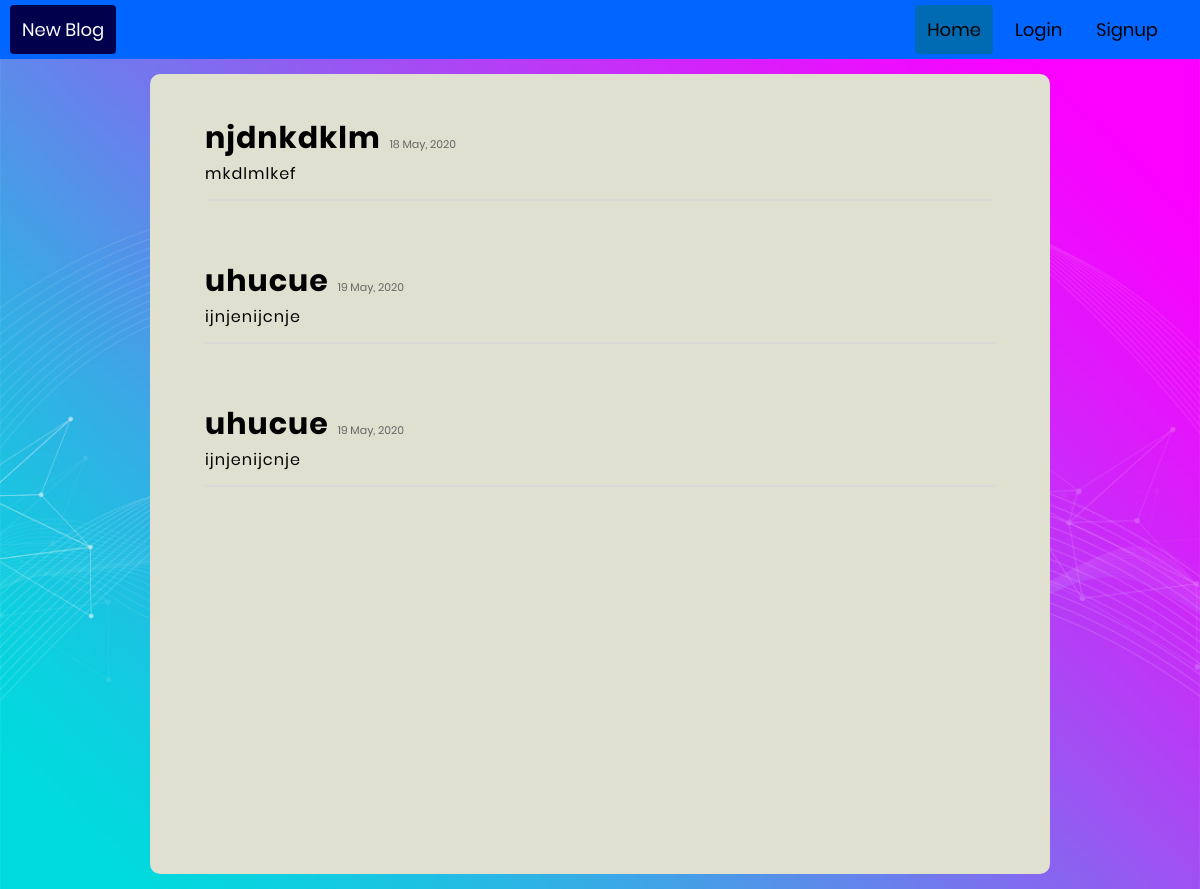
Page /blog/ on the earlier database version.
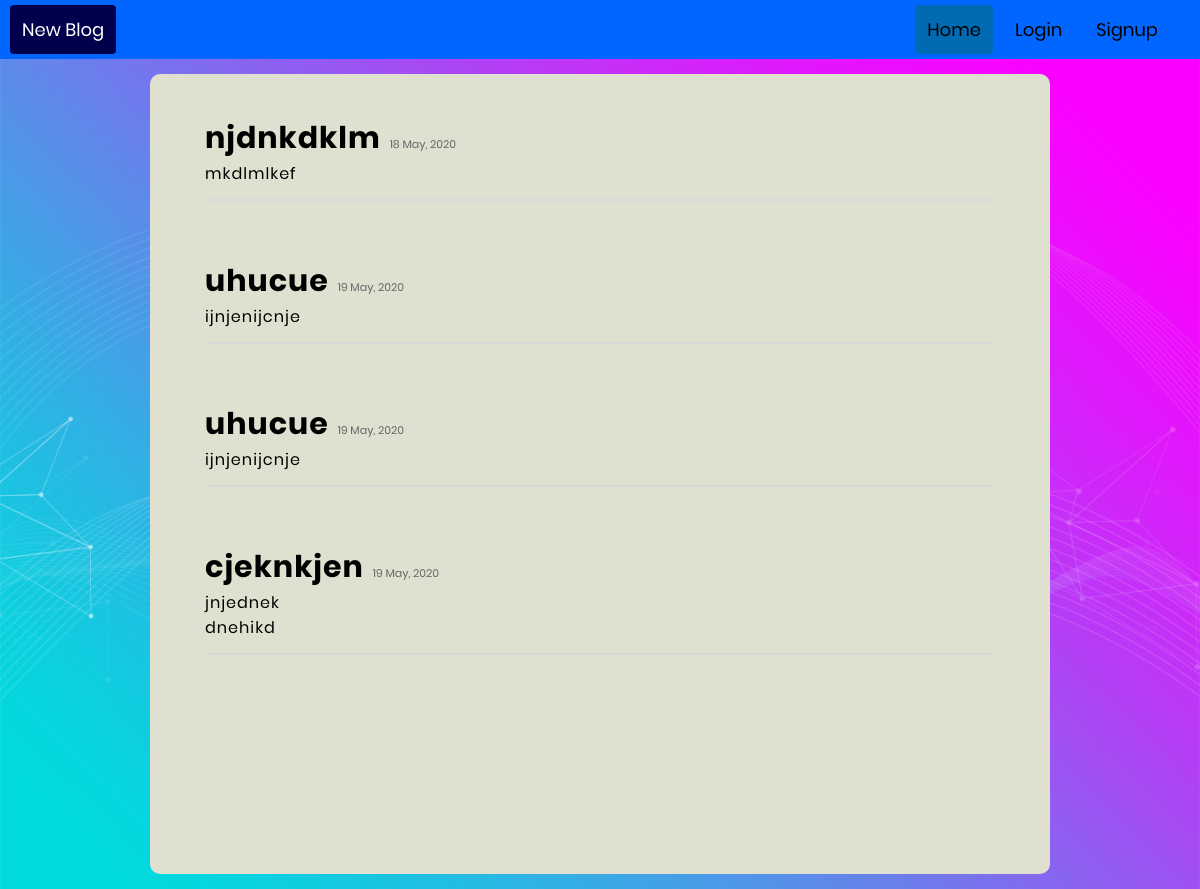
Same page on the later database version.
### blog/models.py (models this page shows, shortened)
class Post(models.Model):
	title= models.TextField()
	content=models.TextField()
	create_date=models.DateTimeField(auto_now_add= True)
	def datecreated(self):
		return self.create_date.strftime('%d %b, %Y')

### blog/views.py (the view)
# urls.py: path('', views.HomePage.as_view(), name='home'),
class HomePage(TemplateView):
	def get(self, request):
		userid=request.COOKIES.get('user_id',0)
		user=""
		if userid:
			user=User.objects.filter(id=userid).first()
		posts= Post.objects.filter(create_date__lte=timezone.now()).order_by('create_date')
		return render(request, 'blog/front.html', {'alldata':posts,'user':user})

### blog/templates/blog/front.html
{% extends 'blog/base.html' %}
{% block content %}
{% load static %}
<div class="limiter">
<div class="container-login100" style="background-image: url({% static 'images/bg-02.jpg' %});">
	<div class="wrap-contact101">
		<form action="" >
			{% for p in alldata %}
			    <span >
				  <a href="{% url 'blog:onepost' p.pk %}"
				    class="contact101-form-title"
				   style="text-decoration: none">{{p.title | safe}}</a>
				</span>
				<span class="label-input101">
					{{p.datecreated}}
				</span>
				<div class="wrap-input100" >
				  <div >
				    {{p.content | safe}}
				  </div>
				</div>
			    <br><br>
			{% endfor %}
		</form>
	</div>
</div>
{% endblock %}

Differences in the rows shown:
added Post: title "cjeknkjen", datecreated "19 May, 2020", content "jnjednek dnehikd"
